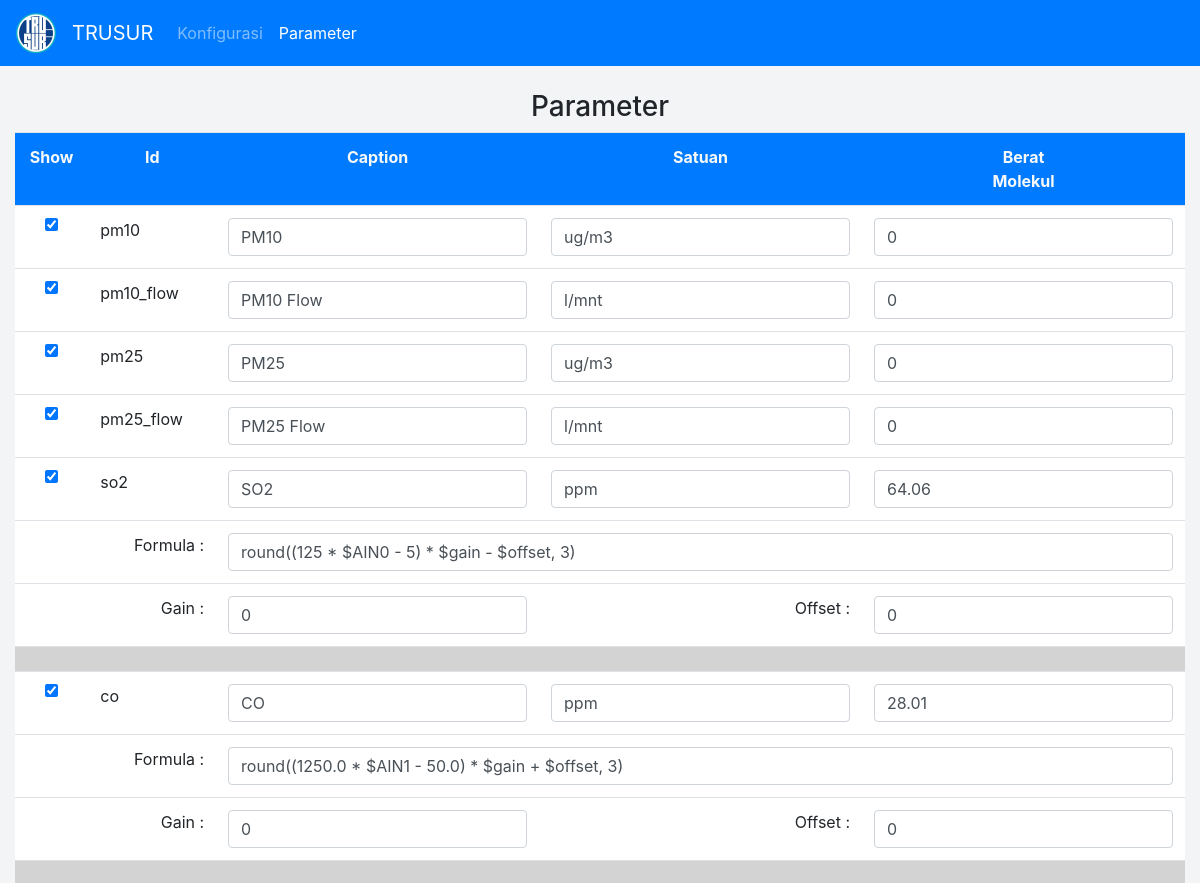
Before: /index.php/parameter (upper part) with the older database file.
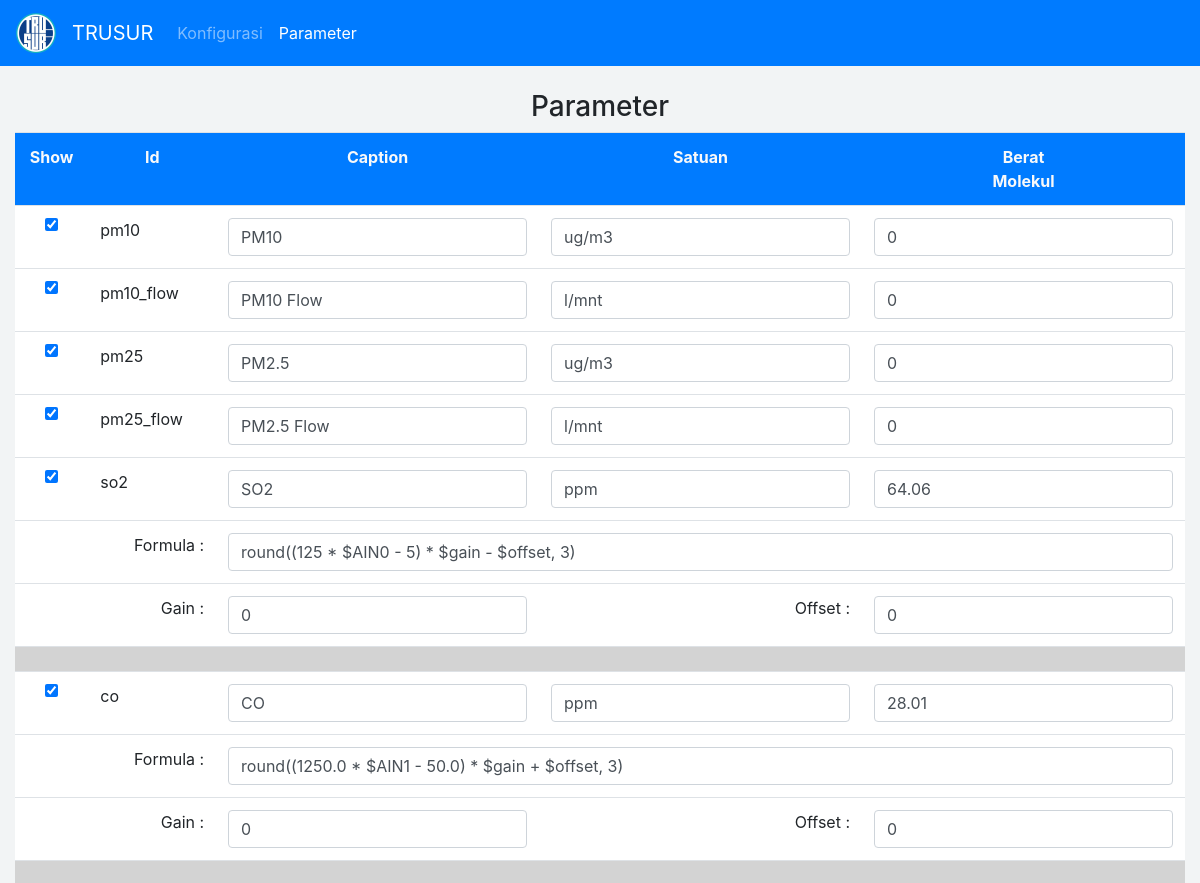
After: the same page with the newer database file.
### tables this page shows
CREATE TABLE IF NOT EXISTS `aqm_params` (
  `id` int(11) NOT NULL AUTO_INCREMENT,
  `param_id` varchar(10) NOT NULL,
  `caption` varchar(100) NOT NULL,
  `default_unit` varchar(10) NOT NULL,
  `molecular_mass` double NOT NULL,
  `formula` varchar(255) DEFAULT NULL,
  `gain` double DEFAULT 0,
  `offset` double DEFAULT 0,
  `is_view` smallint(6) NOT NULL,
  `xtimestamp` timestamp NOT NULL DEFAULT current_timestamp() ON UPDATE current_timestamp(),
  PRIMARY KEY (`id`),
  UNIQUE KEY `param_id` (`param_id`)
);

### application/libraries/Temp_frontend.php (called while the page is built)
<?php
Class Temp_frontend{
	var $template_data = array();
	function set($name, $value){
		$this->template_data[$name] = $value;
	}
	function load($temp_frontend = '', $view = '', $view_data = array(), $return = FALSE){
		$this->CI =& get_instance();
		$this->set('contents', $this->CI->load->view($view, $view_data, TRUE));
		return $this->CI->load->view($temp_frontend, $this->template_data, $return);
	}
}

### application/controllers/Parameter.php (called while the page is built, shortened)
<?php
class Parameter extends CI_Controller {
	public function index()
	{
		$data['title'] = 'Parameter';
		$data['alldata'] = $this->parameter_m->getDataParameter();
		$this->temp_frontend->load('master/theme/theme', 'master/parameter/parameter', $data);
	}
}

### index.php (called while the page is built, shortened)
<?php
require_once BASEPATH.'core/CodeIgniter.php';

### application/models/Parameter_m.php (called while the page is built, shortened)
<?php
class Parameter_m extends CI_Model {
	public function getDataParameter($id = FALSE){
		if($id === FALSE){
			$this->db->order_by('id', 'ASC');
			$query = $this->db->get('aqm_params');
			return $query->result_array();
		}
		$query = $this->db->get_where('aqm_params', array('id' => $id));
		return $query->row_array();
	}
}

### application/views/master/parameter/parameter.php (the view, shortened to what this page needs)
<div class="container-fluid">
  <br>
  <h3 class="text-center">Parameter</h3>
  <div class="card">
  	<div class="row" style="padding-bottom: 50px;">
  		<div class="col-sm">
  			<div class="table-responsive">
				<form method="POST">
					<table class="table">
						<tbody>
							<tr class="bg-primary text-center text-light">
								<th>Show</th>
								<th>Id</th>
								<th>Caption</th>
								<th>Satuan</th>
								<th>Berat<br>Molekul</th>
							</tr>
							<?php foreach($alldata as $data) : ?>
								<tr>
									<td><input type="checkbox" class="form-control" id="is_view[<?= $data["param_id"];?>]" name="is_view[<?= $data["param_id"];?>]" value="1" <?php if($data["is_view"] == "1") :?> checked <?php endif ?>></td>
									<td><?= $data['param_id']; ?></td>
									<td><input class="form-control" id="caption[<?= $data["param_id"];?>]" name="caption[<?= $data["param_id"];?>]" value="<?= $data["caption"];?>"></td>
									<td><input class="form-control" id="default_unit[<?= $data["param_id"];?>]" name="default_unit[<?= $data["param_id"];?>]" value="<?= $data["default_unit"];?>"></td>
									<td><input class="form-control" id="molecular_mass[<?= $data["param_id"];?>]" name="molecular_mass[<?= $data["param_id"];?>]" value="<?= $data["molecular_mass"];?>"></td>
								</tr>
								<?php if($data["molecular_mass"] > 0) : ?>
									<tr>
										<td>&nbsp;</td>
										<td align="right">Formula : </td>
										<td colspan="3"><input class="form-control" id="formula[<?= $data["param_id"];?>]" name="formula[<?= $data["param_id"];?>]" value="<?= $data["formula"];?>"></td>
									</tr>
									<tr>
										<td>&nbsp;</td>
										<td align="right">Gain : </td>
										<td><input class="form-control" id="gain[<?= $data["param_id"];?>]" name="gain[<?= $data["param_id"];?>]" value="<?= $data["gain"];?>"></td>
										<td align="right">Offset : </td>
										<td><input class="form-control" id="offset[<?= $data["param_id"];?>]" name="offset[<?= $data["param_id"];?>]" value="<?= $data["offset"];?>"></td>
									</tr>
									<tr>
										<td colspan="5" bgcolor="LightGray"></td>
									</tr>
								<?php endif ?>
							<?php endforeach ?>
						</tbody>
					</table>
				</form>
		    </div>
  		</div>
  	</div>
  </div>
</div>

Changed rows visible on the page:
changed aqm_params "pm25": caption "PM25" → "PM2.5"
changed aqm_params "pm25_flow": caption "PM25 Flow" → "PM2.5 Flow"
